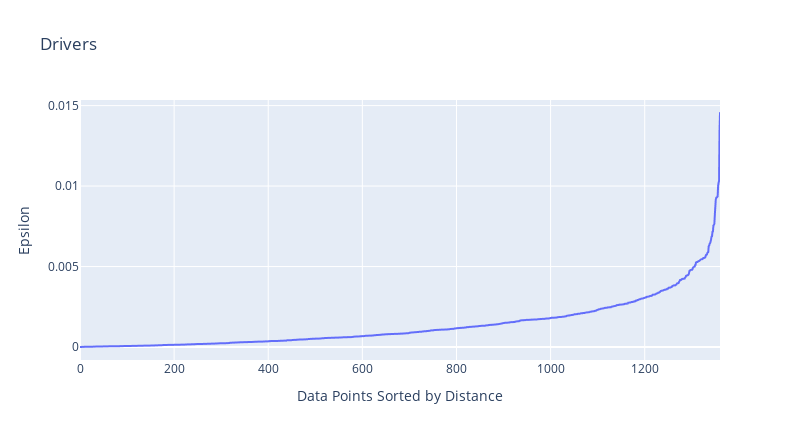

Source (notebook cell):
### Code cell
df_distances = pd.DataFrame(distances)
df_distances.reset_index(inplace = True)
df_distances.rename(columns = {"index":"Data Points Sorted by Distance", 0:"Epsilon"}, inplace = True)

fig = px.line(df_distances, 
              x = "Data Points Sorted by Distance", 
              y = "Epsilon",
              width = 800,
              height = 440,
              title = "Drivers"
              )

fig.show()

### Figure 1 — Plotly figure (JSON) as saved in the notebook; plotly's stock layout.template omitted (floating-point values rounded to 4 significant figures; data arrays with more than 128 entries replaced by an {"elided": "..."} marker saying what was removed)
{"data": [{"hovertemplate": "Data Points Sorted by Distance=%{x}<br>Epsilon=%{y}<extra></extra>", "legendgroup": "", "line": {"color": "#636efa", "dash": "solid"}, "marker": {"symbol": "circle"}, "mode": "lines", "name": "", "showlegend": false, "type": "scattergl", "x": {"elided": "1361 int values"}, "xaxis": "x", "y": {"elided": "1361 float values"}, "yaxis": "y"}], "layout": {"height": 440, "legend": {"tracegroupgap": 0}, "title": {"text": "Drivers"}, "width": 800, "xaxis": {"anchor": "y", "autorange": true, "domain": [0, 1], "range": [0, 1360], "title": {"text": "Data Points Sorted by Distance"}, "type": "linear"}, "yaxis": {"anchor": "x", "autorange": true, "domain": [0, 1], "range": [-0.0008078, 0.01535], "title": {"text": "Epsilon"}, "type": "linear"}}}
